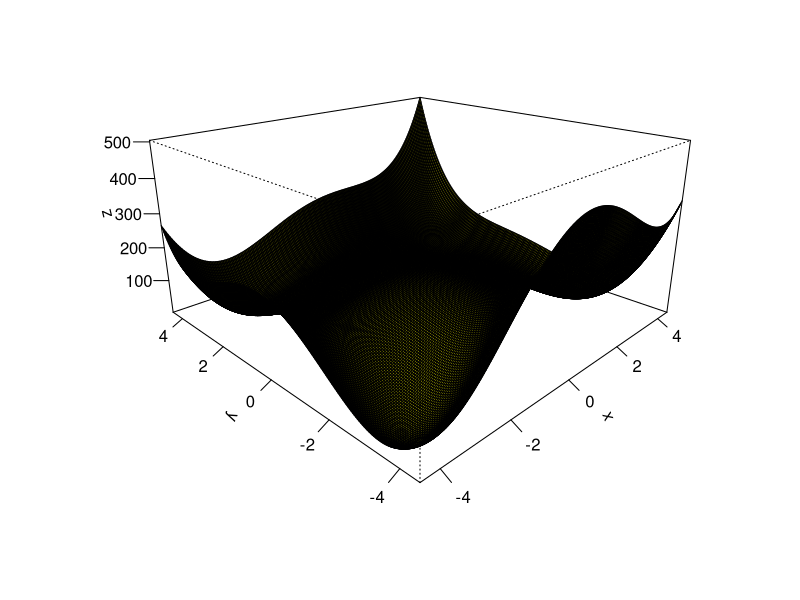
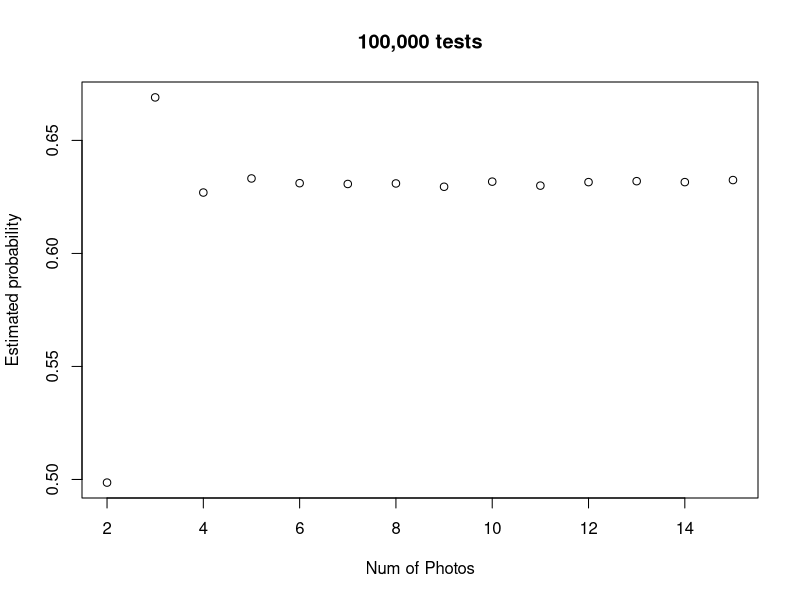

The R script that drew these images, in order: (Note: this script raises an error after producing the figures.)
####################Question 1############################
#Question 1
#Defining the Matrix
A<-matrix(c(3,-1,0,-1,0,-1,3,-1,3,-1,0,-1,3,1,0,-1,3,1,5,-1,0,-1,0,-1,1), nrow=5)

#Function that can be passed Matx in order to perform Cholesky Functions
choleskyFunction <- function(Matx){
  #Finds the upper triangular matrix
  L<-chol(Matx)
  #Transposes the matrix to show the lower triangular matrix
  Lt<-t(L)
  #Displays the lower hand matrix
  Lt
}
#Runs the function
choleskyFunction(A)
####################Question 2############################
#Question 2 
#Singular value Decompostion
#the creation of matrix
Q2Matrix <- matrix(c(1,1,1,1,2,0,0,0),nrow = 4)
#Displaying original matrix
Q2Matrix
#using the svd function to show the singular values
sv <-svd(Q2Matrix)
#Displaying Singular values
sv
####################Question 3############################
#Question 3
####################Question 4############################
#Question 4
####################Question 5#############################
#Question 5
#Function plot - Plot the formula below
Question5F<-function(x,y,a,b) (x^2+y-11)^2+(x+y^2-7)^2
#defining the x,y and z of the measurements
x<-seq(-4.5,4.5,length.out = 200)
y<-seq(-4.5,4.5,length.out = 200)
z<-outer(x,y,Question5F,a=1,b=100)

#plotting the graph 
persp(x,y,z,theta =-45,phi=20,expand=0.5,col="yellow",shade =1,ticktype ="detailed",xlab ="x",ylab ="y",zlab="z")

#Writing the function so x,y is a vector
Question5FV<-function(vec) (vec[1]^2+vec[2]-11)^2+(vec[1]+vec[2]^2-7)^2


###################Finding the minimums###########################
#Minimum can be found based on value being 0 or so close to 0
#Based on plot there seems to be 4 dips representing each minimum is extracted here
#From plot minimum seems to be near x=-4,y=-4.
minimum1<- optim(c(-4,-4),Question5FV)$par
minimum1

#From plot minimum seems to be near x = 4, y= -3.5
minimum2 <- optim(c(4,-3.5),Question5FV)$par
minimum2

#From plot minimum seems to be near x = -3.5, y = 3.5
minimum3 <- optim(c(-3.5, 3.5),Question5FV)$par
minimum3

#From plot minimum seems to be near x = 3.5, y = 3.5
minimum4 <- optim(c(3.5,3.5),Question5FV,hessian = TRUE)$par
minimum4

####################Finding the Maximum points#####################
maximum1 <- optim(c(0,0),control=list(fnscale=-1),Question5FV)$par
maximum1

###################finding the saddle points######################
#Lets define the partial derivatives by plugging vec[1] and vec[2] instead of x and y
fx <- function(x,y,h=0.001){
  (Question5F(x+h,y) - Question5F(x,y))/h
}
fy <- function(x,y,h=0.001){
  (Question5F(x,y+h)-Question5F(x,y))/h
}


fxb <- function(vec){
  fx(vec[1],vec[2])
}
fyb <- function(vec){
  fy(vec[1],vec[2])
}

#call sumssq the function of the vector vec made of the sum of the squares
#of the two parial derivatives
sumssq <- function(vec){
  fxb(vec)^2+fyb(vec)^2
}

#Now we can find the coordinates of the saddle points through "optim".
#We do exactly the same thing for all three points, just changing the guess of their location. 
#according to the graph. 

saddle_point1 <- optim(c(-3.5,0),sumssq)$par
saddle_point1

saddle_point2 <- optim(c(0,-3.5),sumssq)$par
saddle_point2

saddle_point3 <- optim(c(0,2),sumssq)$par
saddle_point3

#creating a list of minimum points
minimum_list <- list(minimum1,minimum2,minimum3,minimum4)
#List of minimum points
minimum_list

#this represents the only maximum point in graph
maximum1

#list of saddle points
saddle_point_list <- list(saddle_point1,saddle_point2,saddle_point3)
#Print of saddle point list
saddle_point_list

####################Question 7#################################

#number of pictures inside of simulation

#variable to keep track of matched amount
totalNumberMatched <- 0


#function of pairing actors
pairActor <- function(secNumber, trials){
  #variable to track if match has taken place
  numOfMatches <- 0
  #looping through number of trials = 100,000
  for (t in 1:trials) {
    #variables storing the number of photos present in each sequance
    numberOfActors <- seq(1:secNumber)
    numberOfBabys <- sample(1:secNumber)
    
    #for loop comparing
    for(i in 1:secNumber){
      if(numberOfActors[i] == numberOfBabys[i])
      {
        #If match takes place, log
        numOfMatches = numOfMatches + 1
      }
    }
    #checking if matches have taken place
    if(numOfMatches != 0){
      #if any number of matches has taken place, track total number of matches
      totalNumberMatched = totalNumberMatched +1
      #Number of matches set to zero so tracking can take place
      numOfMatches = 0
    }
  }
 #print out the % of successful matches over the trials
  percentageSuccess <- totalNumberMatched/trials
  return(percentageSuccess)
}

#set the number of pictures present
nPictures <- seq(2,15)
#define the number of times the results will be collected
result <- seq(1,14)

#call the function 14 times storing the results each time,  
for(n in 1:14){
  result[n] <- pairActor(nPictures[n],100000)  
}

#forming a final plot so that it can be plotted againced the correct number of photos
finalPlot <- matrix(c(seq(2,15),result), nrow = 14)

#plotting the final results on graph
plot(finalPlot,main = "100,000 tests", xlab = "Num of Photos",ylab = "Estimated probability")

#Commenting done inside of submission document. 
#Discussing the reason probability stabilizes at 5+ photos


################################## Question 8 ##################################

#loading the images
face1.bmp <- read.bmp(file.choose())
face2.bmp <- read.bmp(file.choose())
face3.bmp <- read.bmp(file.choose())

#Working out the averages of the 3 faces and plot an image of it
#defining rotate function
rotate.m <- function(m) t(m)[,nrow(m):1]

#getting the average of the 3 face matrix
averOfFaces <- (face1.bmp+face2.bmp+face3.bmp)/3

#plotting image 1
image(rotate.m(face1.bmp),col = gray((0:255)/255),axes=F)
#plotting image 2
image(rotate.m(face2.bmp),col = gray((0:255)/255),axes=F)
#plotting image 3
image(rotate.m(face3.bmp),col = gray((0:255)/255),axes=F)

#Plotting the average of the 3 images
image(rotate.m(averOfFaces),col = gray((0:255)/255),axes=F)

#Plotting images of difference of each face from the average face on one figure.
#defining the difference between the original faces vs the average face
differnce1 <- face1.bmp - averOfFaces
differnce2 <- face2.bmp - averOfFaces
differnce3 <- face3.bmp - averOfFaces

par(mfrow = c(2,2))
#plotting image 1
image(rotate.m(differnce1),col = gray((0:255)/255),axes=F)
#plotting image 2
image(rotate.m(differnce2),col = gray((0:255)/255),axes=F)
#plotting image 3
image(rotate.m(differnce3),col = gray((0:255)/255),axes=F)

#Plotting the average of the 3 images
image(rotate.m(averOfFaces),col = gray((0:255)/255),axes=F)

#Based on the covariance matrix of the differences, calculate eigenfaces
#(equal to eigenvectors) and plot images of the first 3 eigenfaces.

#Egienvectors are a special set of vectors with a linear system of equations
#i.e., a matrix equation that are sometimes also know as characteristics vectors
#proper vectors, or latent vectors. 
sv<-svd(differnce1)

#getting the eigenvector of the covariance matrix 
eigenVectorMatrix <- sv$u

#checking that it is the same dimentions and that it is a martix
dim(eigenVectorAvr)
is.matrix(eigenVectorAvr)

#plotting the eigenvectorMatrix
image(rotate.m(eigenVectorAvr),col = gray((0:55)/55),axes=F)




###########################Question 9 #########################

#define function that generates data from a binomial distribution
generateMeanData <-function(m,n){
  
  dataSets <- array(0,dim = c(n,n,m))
  
  bdData <- apply(dataSets,3,function(x) rbinom(n,size = 10,prob = 0.01))
  
}
#gets the mean from the generate data
meanOf20 <-apply(generateMeanData(10000,20),2,function(x) c(mean(x)))
meanOf100 <-apply(generateMeanData(10000,100),2,function(x) c(mean(x)))

#plot the histogram
par(mfrow = c(1,2))


hist(meanOf20)
hist(meanOf100)
